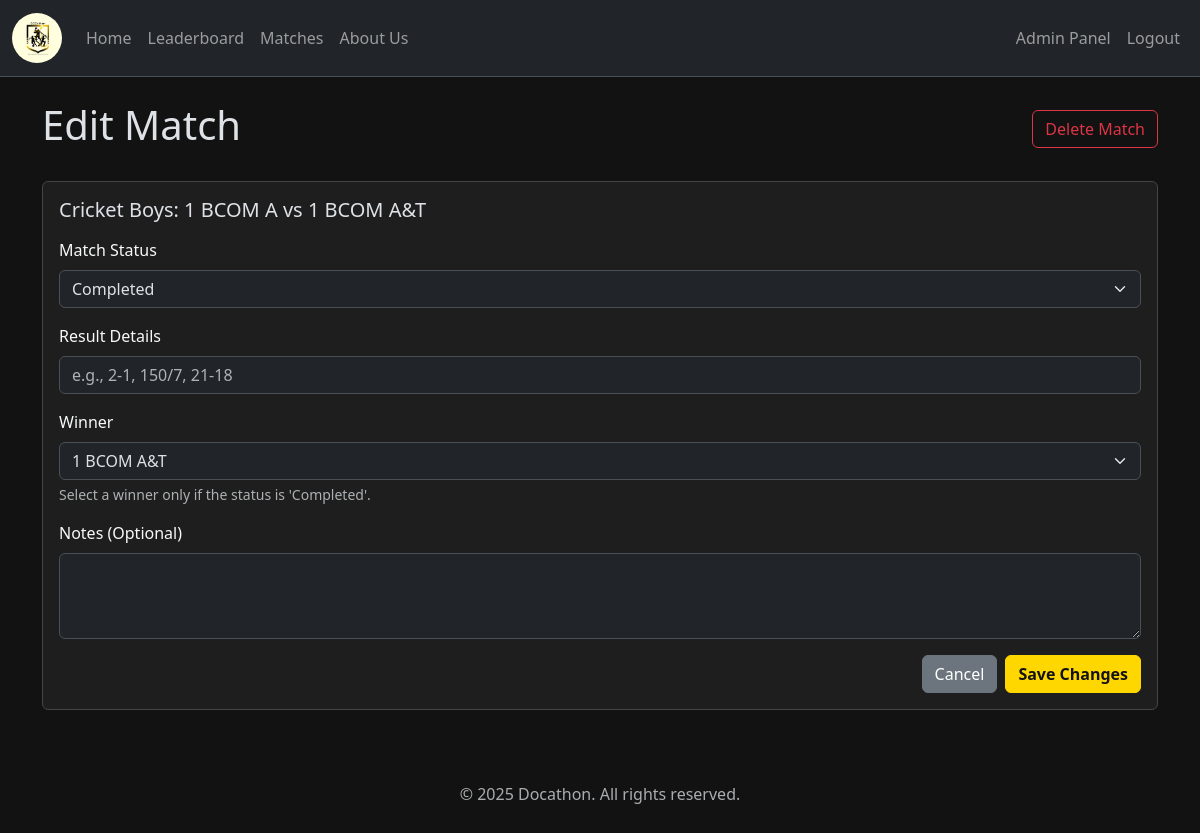
Before: /admin/matches/7/edit (signed in) with the older database file.
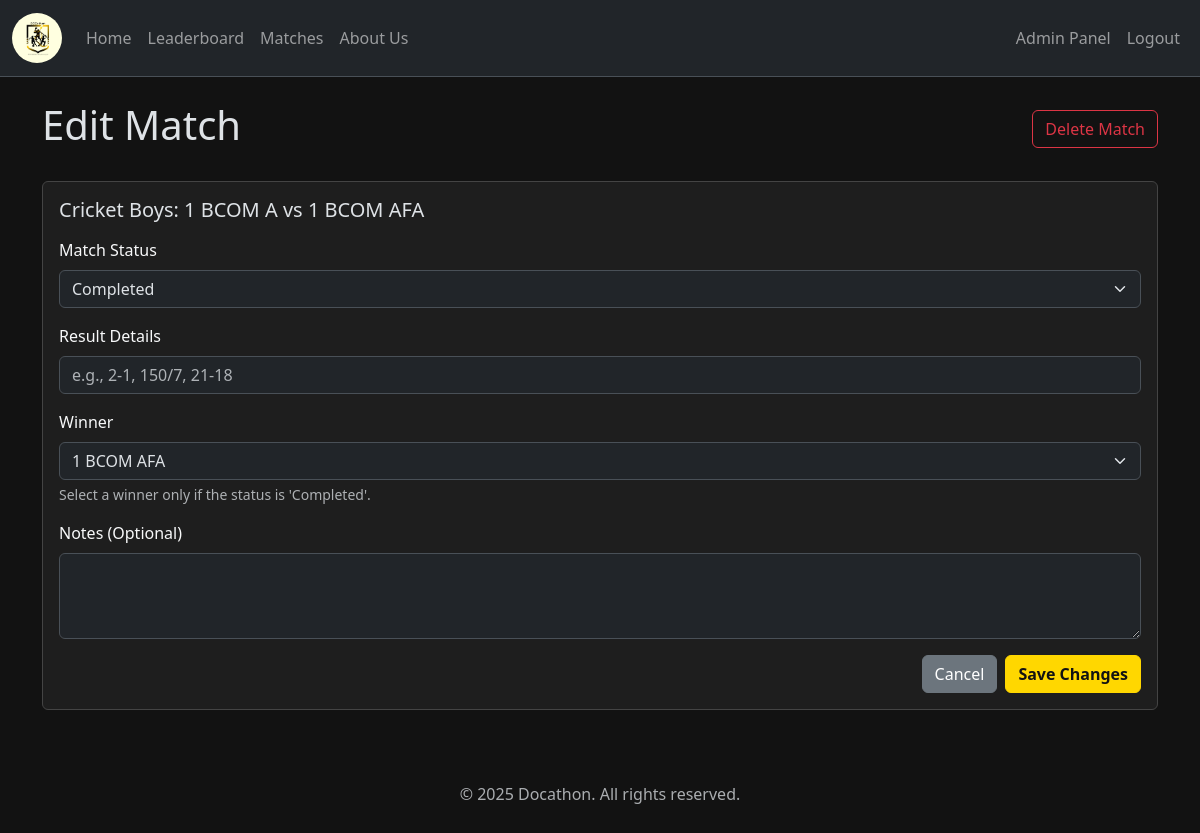
After: the same page with the newer database file.
### tables this page shows
CREATE TABLE classes (
    id INTEGER PRIMARY KEY AUTOINCREMENT,
    name TEXT NOT NULL UNIQUE
);

CREATE TABLE matches (
    id INTEGER PRIMARY KEY AUTOINCREMENT,
    sport_id INTEGER NOT NULL,
    class1_id INTEGER NOT NULL,
    class2_id INTEGER NOT NULL,
    -- The ID of the winning class. NULL if match is not completed.
    winner_id INTEGER,
    -- Flexible text field for custom score formats (e.g., "2-1", "150/7", "21-18, 21-19")
    result_details TEXT,
    -- Status of the match
    status TEXT NOT NULL DEFAULT 'UPCOMING' CHECK(status IN ('UPCOMING', 'LIVE', 'COMPLETED')),
    -- Storing datetime as ISO 8601 string ("YYYY-MM-DD HH:MM:SS")
    match_time TEXT NOT NULL,
    notes TEXT, live_match_state TEXT, round_id INTEGER,
    FOREIGN KEY (sport_id) REFERENCES sports (id),
    FOREIGN KEY (class1_id) REFERENCES classes (id),
    FOREIGN KEY (class2_id) REFERENCES classes (id),
    FOREIGN KEY (winner_id) REFERENCES classes (id)
);

### app.py (the view, shortened to what this page needs)
@app.route('/admin/matches/<int:match_id>/edit', methods=['GET', 'POST'])
@admin_required
def edit_match(match_id):
    conn = get_db_connection()
    match = conn.execute("""
        SELECT m.*, s.name as sport_name, c1.name as class1_name, c2.name as class2_name
        FROM matches m
        JOIN sports s ON m.sport_id = s.id
        JOIN classes c1 ON m.class1_id = c1.id
        JOIN classes c2 ON m.class2_id = c2.id
        WHERE m.id = ?
    """, (match_id,)).fetchone()
    conn.close()
    if match is None:
        flash('Match not found!', 'danger')
        return redirect(url_for('list_matches'))
    return render_template('admin/match_form.html', match=match, form_title="Edit Match")

### utils/auth.py (called while the page is built)
def admin_required(f):
    @wraps(f)
    def decorated_function(*args, **kwargs):
        if session.get('role') != 'admin':
            flash('You must be logged in as an admin to view this page.', 'danger')
            return redirect(url_for('admin_login'))
        return f(*args, **kwargs)
    return decorated_function

### utils/db.py (called while the page is built)
def get_db_connection():
    conn = sqlite3.connect(DB_PATH)
    conn.row_factory = sqlite3.Row
    return conn

### templates/admin/match_form.html (shortened to what the changed rows need)
{% extends "base.html" %}
{% set page_title = form_title %}
{% block content %}
<div class="d-flex justify-content-between align-items-center">
    <h1>{{ form_title }}</h1>
</div>
<div class="card mt-4">
    <div class="card-body">
        <form method="POST">
            {% if not match %}
            <div class="mb-3">
                <label for="round_id" class="form-label">Select Round</label>
                <select class="form-select" id="round_id" name="round_id" required>
                    <option value="" disabled selected>Select a round...</option>
                    {% for sport, rounds_in_sport in rounds|groupby('sport_name') %}
                        <optgroup label="{{ sport }}">
                            {% for round in rounds_in_sport %}
                                <option value="{{ round.id }}">{{ round.name }}</option>
                            {% endfor %}
                        </optgroup>
                    {% endfor %}
                </select>
            </div>
            <div class="row">
                <div class="col-md-6 mb-3">
                    <label for="class1_id" class="form-label">Team 1</label>
                    <select class="form-select" id="class1_id" name="class1_id" required>
                        <option value="" disabled selected>Select first team...</option>
                        {% for class in classes %}
                        <option value="{{ class.id }}">{{ class.name }}</option>
                        {% endfor %}
                    </select>
                </div>
                <div class="col-md-6 mb-3">
                    <label for="class2_id" class="form-label">Team 2</label>
                    <select class="form-select" id="class2_id" name="class2_id" required>
                        <option value="" disabled selected>Select second team...</option>
                        {% for class in classes %}
                        <option value="{{ class.id }}">{{ class.name }}</option>
                        {% endfor %}
                    </select>
                </div>
            </div>
            <div class="mb-3">
                <label for="match_time" class="form-label">Match Date and Time</label>
                <input type="datetime-local" class="form-control" id="match_time" name="match_time" value="{{ default_time }}" required>
            </div>
            {% else %}
            <h5 class="mb-3">{{ match.sport_name }}: {{ match.class1_name }} vs {{ match.class2_name }}</h5>
            <div class="mb-3">
                <label for="status" class="form-label">Match Status</label>
                <select class="form-select" id="status" name="status">
                    <option value="COMPLETED" {% if match.status == 'COMPLETED' %}selected{% endif %}>Completed</option>
                </select>
            </div>
            <div class="mb-3">
                <label for="result_details" class="form-label">Result Details</label>
                <input type="text" class="form-control" id="result_details" name="result_details" value="{{ match.result_details or '' }}" placeholder="e.g., 2-1, 150/7, 21-18">
            </div>
            <div class="mb-3">
                <label for="winner_id" class="form-label">Winner</label>
                <select class="form-select" id="winner_id" name="winner_id">
                    <option value="{{ match.class2_id }}" {% if match.winner_id == match.class2_id %}selected{% endif %}>{{ match.class2_name }}</option>
                </select>
                <div class="form-text">Select a winner only if the status is 'Completed'.</div>
            </div>
            <div class="mb-3">
                <label for="notes" class="form-label">Notes (Optional)</label>
                <textarea class="form-control" id="notes" name="notes" rows="3">{{ match.notes or '' }}</textarea>
            </div>
            {% endif %}
            <div class="d-flex justify-content-end">
                <a href="{{ url_for('list_matches') }}" class="btn btn-secondary me-2">Cancel</a>
                <button type="submit" class="btn btn-warning">Save Changes</button>
            </div>
        </form>
    </div>
</div>
{% endblock %}

Changed rows visible on the page:
changed classes: class2_name "1 BCOM A&T" → "1 BCOM AFA"
changed through a linked row, matches "Completed": winner_id "1 BCOM A&T" → "1 BCOM AFA"
